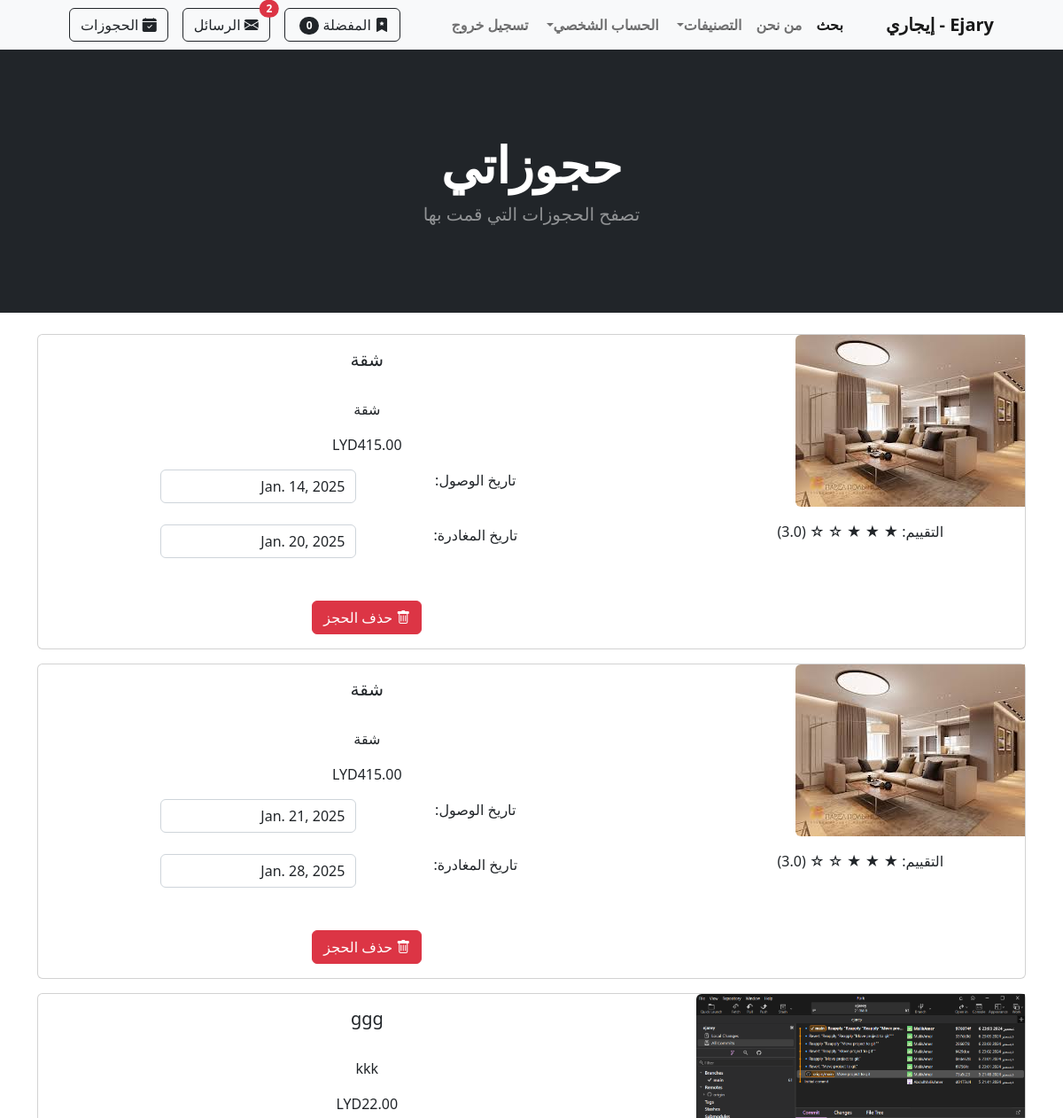
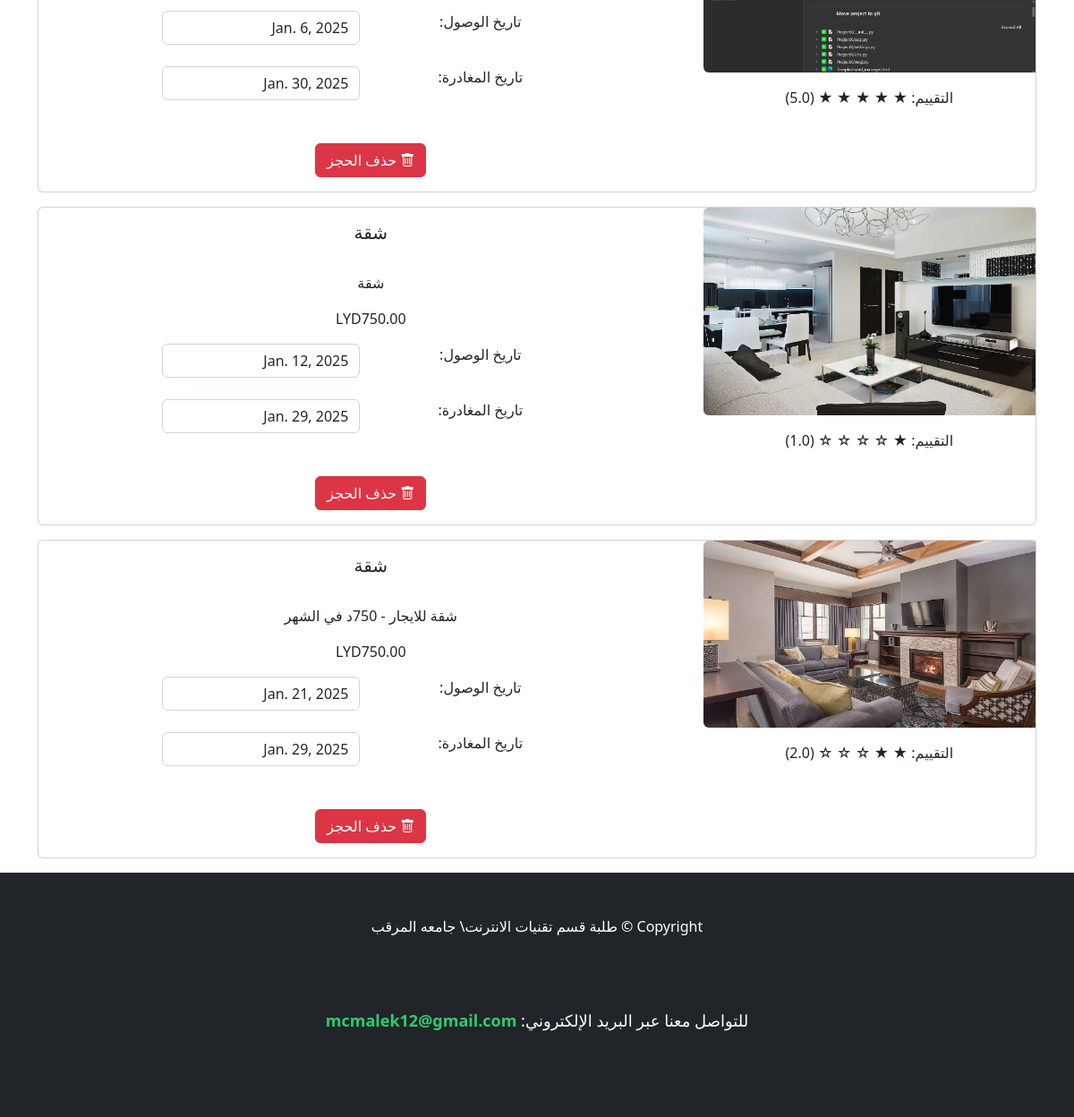
The page /reservations/ (signed in) on the database as committed earlier (2 pictures, top to bottom).
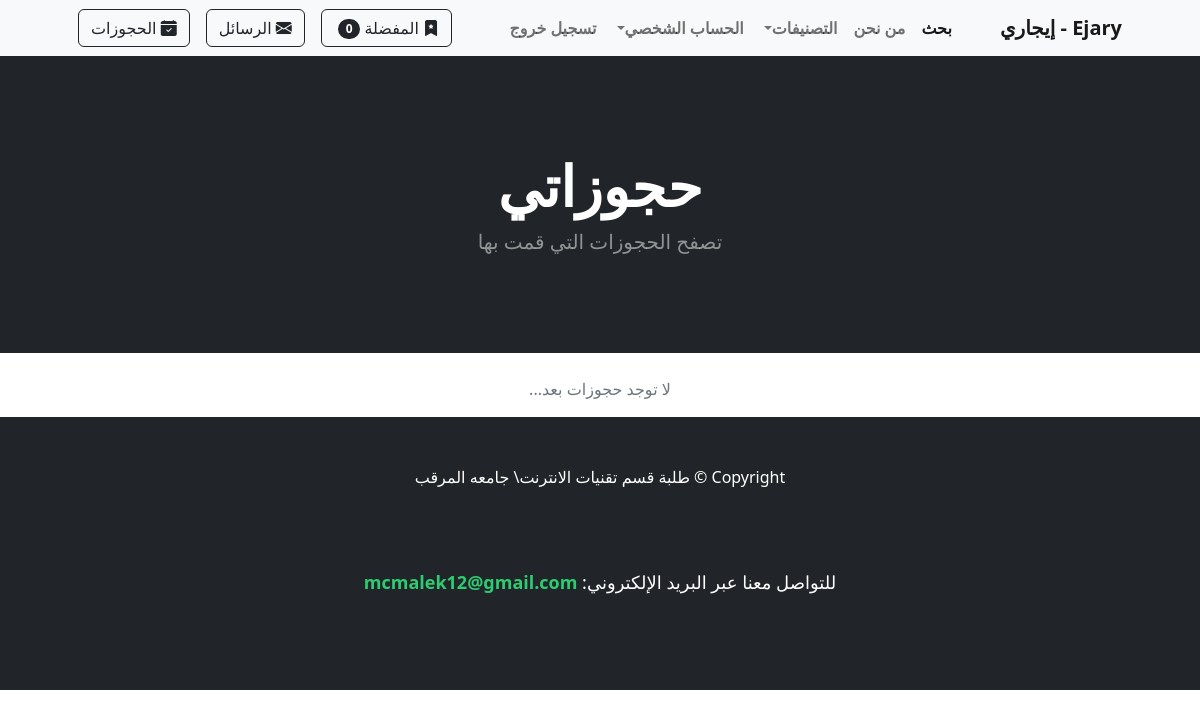
The same page on the database as committed later.
### store/models.py (models this page shows, shortened)
class Reservation(models.Model):
    user = models.ForeignKey(User, on_delete=models.CASCADE)
    product = models.ForeignKey(Product, on_delete=models.CASCADE)
    checkin_date = models.DateField()
    checkout_date = models.DateField()
    created_at = models.DateTimeField(auto_now_add=True)

class Product(models.Model):
    name = models.CharField(max_length=100)
    price = models.DecimalField(default=0, decimal_places=2, max_digits=6)
    category = models.ForeignKey(Category, on_delete=models.CASCADE, default=1)
    description = models.CharField(max_length=250, default='', blank=True, null=True)
    image = models.ImageField(upload_to='uploads/product/')
    is_sale = models.BooleanField(default=False)
    sale_price = models.DecimalField(default=0, decimal_places=2, max_digits=6)
    user = models.ForeignKey(User, on_delete=models.CASCADE)  # المستخدم الذي أضاف الإعلان
    city = models.ForeignKey(City, on_delete=models.CASCADE, null=True, blank=True)  # المدينة
    phone_number = models.CharField(
        max_length=10,
        validators=[
            RegexValidator(
                regex=r'^(092|091|094|093)\d{7}$',
                message="Phone number must start with 092, 091, 094, or 093 and be 10 digits long."
            )
        ],
        help_text="Enter a valid phone number starting with 092, 091, 094, or 093."
    )

### store/views.py (the view)
# urls.py: path('reservations/', views.user_reservations, name='user_reservations'),
@login_required(login_url='/login/')
def user_reservations(request):
    reservations = Reservation.objects.filter(user=request.user)
    return render(request, 'user_reservations.html', {'reservations': reservations})

### cart/cart.py (called while the page is built)
	def __len__(self):
		return len(self.cart)

### cart/context_processors.py (called while the page is built)
def cart(request):
	return {'cart': Cart(request)}

### store/templatetags/custom_filters.py (called while the page is built)
@register.filter
def average_rating(ratings):
    average = ratings.aggregate(Avg('rating'))['rating__avg']
    return average if average else 0

### store/views.py (called while the page is built)
def categories_processor(request):
    return {
        'categories': Category.objects.all()
    }

def base_context(request):
    if request.user.is_authenticated:
        unread_count = ChatMessage.objects.filter(receiver=request.user, is_read=False).count()
    else:
        unread_count = 0
    return {'unread_count': unread_count}

### store/templates/user_reservations.html (shortened to what the changed rows need)
{% extends 'base.html' %}
{% load custom_filters %}
{% block content %}
<header class="bg-dark py-5">
    <div class="container px-4 px-lg-5 my-5">
        <div class="text-center text-white">
            <h1 class="display-4 fw-bolder">حجوزاتي</h1>
        </div>
    </div>
</header>
<br/>
<div class="container">
    {% if reservations %}
        {% for reservation in reservations %}
        <div class="card mb-3">
            <div class="row g-0">
                <div class="col-md-4">
                    <img src="{{ reservation.product.image.url }}" class="img-fluid rounded-start" alt="...">
                    <div class="mt-3 text-center">
                        {% with avg=reservation.product.ratings.all|average_rating %}
                            <p>التقييم:
                                {% if avg %}
                                    {% for i in "12345"|make_list %}
                                        {% if i|add:"0" <= avg %}
                                            ★
                                        {% else %}
                                            ☆
                                        {% endif %}
                                    {% endfor %}
                                    ({{ avg|floatformat:1 }})
                                {% else %}
                                    ☆☆☆☆☆ (0)
                                {% endif %}
                            </p>
                        {% endwith %}
                    </div>
                </div>
                <div class="col-md-8">
                    <div class="card-body">
                        <center>
                            <h5 class="card-title">{{ reservation.product.name }}</h5>
                            <br/>
                            <p class="card-text justified">{{ reservation.product.description }}</p>
                            {% if reservation.product.is_sale %}
                                <div class="d-flex justify-content-center small text-warning mb-2">
                                    <div class="bi-star-fill"></div>
                                    &nbsp;&nbsp;Sale!&nbsp;&nbsp;
                                    <div class="bi-star-fill"></div>
                                </div>
                                <strike>LYD<span>{{ reservation.product.price }}</span></strike>
                                &nbsp;
                                LYD<span>{{ reservation.product.sale_price }}</span>
                            {% else %}
                                LYD<span>{{ reservation.product.price }}</span>
                            {% endif %}
                            <div class="row justify-content-center mt-3">
                                <div class="col-md-4">تاريخ الوصول:</div>
                                <div class="col-md-4">
                                    <input type="text" class="form-control" value="{{ reservation.checkin_date }}" readonly>
                                </div>
                            </div>
                            <br/>
                            <div class="row justify-content-center">
                                <div class="col-md-4">تاريخ المغادرة:</div>
                                <div class="col-md-4">
                                    <input type="text" class="form-control" value="{{ reservation.checkout_date }}" readonly>
                                </div>
                            </div>
                            <br/>
                            <div class="mt-4">
                                <form method="POST" action="{% url 'delete_reservation' reservation.id %}">
                                    <button type="submit" class="btn btn-danger" onclick="return confirm('هل أنت متأكد من رغبتك في حذف هذا الحجز؟')">
                                        <i class="bi bi-trash"></i> حذف الحجز
                                    </button>
                                </form>
                            </div>
                        </center>
                    </div>
                </div>
            </div>
        </div>
        {% endfor %}
    {% else %}
        <p class="text-center text-muted">لا توجد حجوزات بعد...</p>
    {% endif %}
</div>
{% endblock %}

Rows that differ between the two databases and show on the page:
removed Reservation: product.image (picture), product.ratings "3.0", product.name "شقة", product.description "شقة", product.price "415.00", checkin_date "Jan. 14, 2025", checkout_date "Jan. 20, 2025"
removed Reservation: product.image (picture), product.ratings "3.0", product.name "شقة", product.description "شقة", product.price "415.00", checkin_date "Jan. 21, 2025", checkout_date "Jan. 28, 2025"
removed Reservation: product.image (picture), product.ratings "5.0", product.name "ggg", product.description "kkk", product.price "22.00", checkin_date "Jan. 6, 2025", checkout_date "Jan. 30, 2025"
removed Reservation: product.image (picture), product.ratings "1.0", product.name "شقة", product.description "شقة", product.price "750.00", checkin_date "Jan. 12, 2025", checkout_date "Jan. 29, 2025"
removed Reservation: product.image (picture), product.ratings "2.0", product.name "شقة", product.description "شقة للايجار - 750د في الشهر", product.price "750.00", checkin_date "Jan. 21, 2025", checkout_date "Jan. 29, 2025"
Other text that changed with them:
{{ unread_count }}: "2" → (not shown)
text now shown: "لا توجد حجوزات بعد..."
